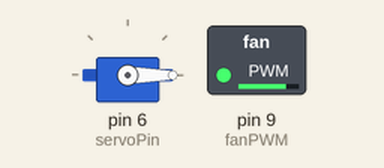
Simulated run of this sketch. Board: Arduino Uno, built with avr-gcc and run on an emulated ATmega328P. On the bench: servo, switched loads named in the sketch (green lamp = pin HIGH). What the sketch prints to the serial monitor is not drawn.

Above: at 0.05 s.
At 1.0 s:
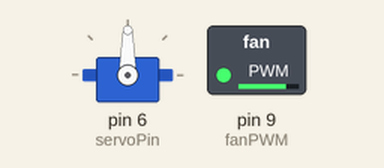
At 2.0 s:
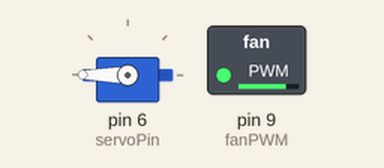
At 7.5 s:
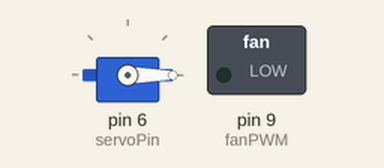
Timing chart, 0 to 9.8 s (numbered marks = the images above):
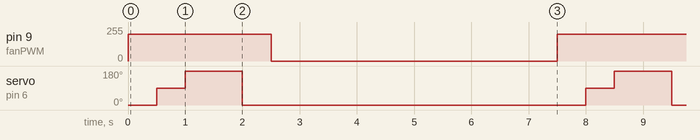

Measured:
- by itself, pin 9 (fanPWM): alternates 200/255 for 2.5 s and 0/255 for 5.0 s
- by itself, servo on pin 6 (servoPin): repeats every 7.5 s: 180° 1.0 s, 0° 6.0 s, 90° 0.50 s

The sketch:

fan_page.ino
```cpp
#include <Servo.h>

// ===== PIN CONFIG =====
const int fanPWM   = 9;   // Fan blue wire
const int servoPin = 6;   // MG996R signal

// ===== TIMING (milliseconds) =====
const unsigned long FAN_ON_TIME  = 1000;
const unsigned long FAN_OFF_TIME = 5000;

// ===== FAN SPEED =====
const int FAN_SPEED = 200;  // 0–255

// ===== SERVO =====
Servo pageServo;

// ===== COUNTER =====
unsigned long runCount = 0;

void setup() {
  pinMode(fanPWM, OUTPUT);

  pageServo.attach(servoPin);
  pageServo.write(0);   // start position

  Serial.begin(9600);
  Serial.println("Fan + Servo sequence started");
}

void loop() {

  // 1️⃣ Fan ON
  analogWrite(fanPWM, FAN_SPEED);

  // 2️⃣ Wait 0.5 s after fan start
  delay(500);

  // 3️⃣ Servo: 0° → 90°
  pageServo.write(90);
  delay(500);   // stop for 0.5 s

  // 4️⃣ Servo: 90° → 180°
  pageServo.write(180);
  delay(1000);  // stop for 1 s

  // 5️⃣ Servo: 180° → 0°
  pageServo.write(0);

  // 6️⃣ Ensure fan ON time completes
  delay(FAN_ON_TIME - 500);

  // 7️⃣ Fan OFF
  analogWrite(fanPWM, 0);
  delay(FAN_OFF_TIME);

  // 8️⃣ Count cycle
  runCount++;
  Serial.print("Completed runs: ");
  Serial.println(runCount);
}
```
